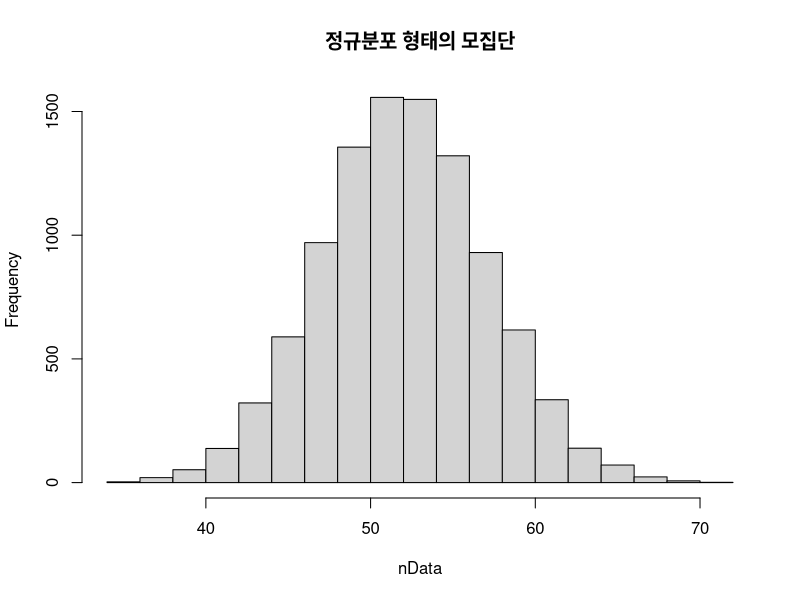
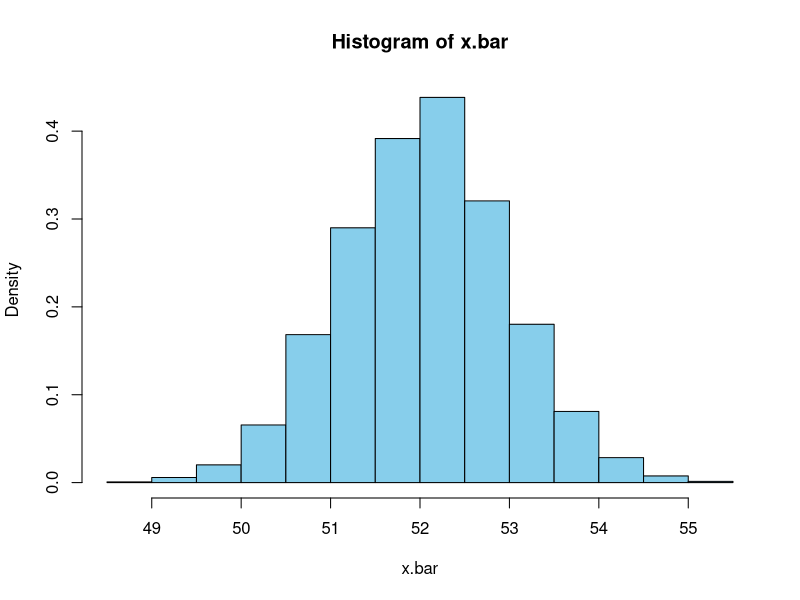
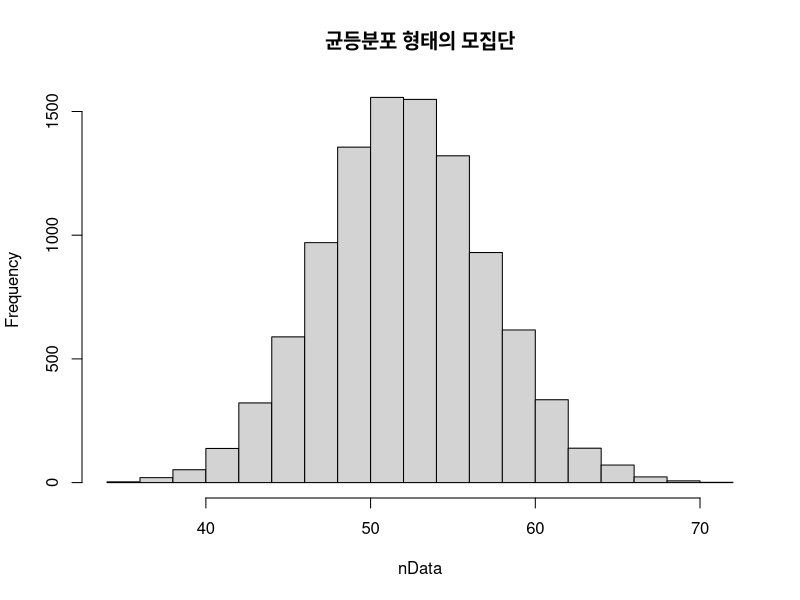
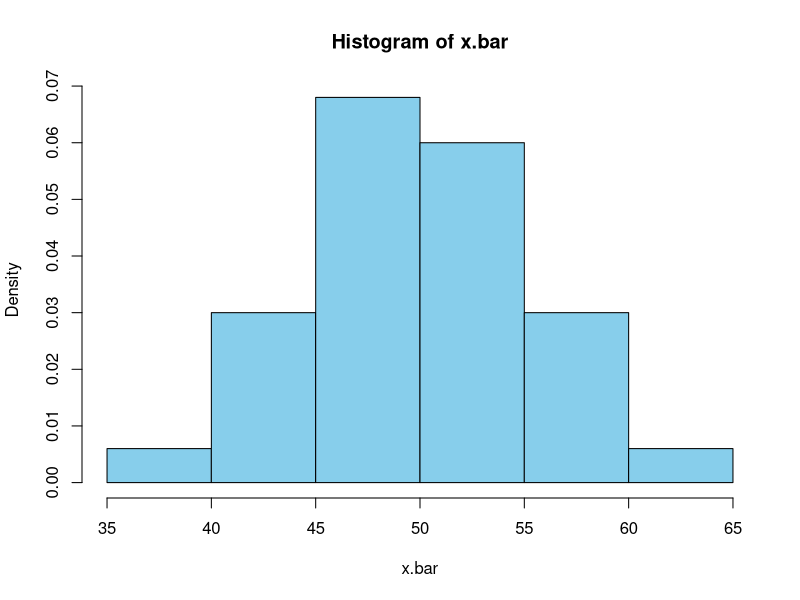
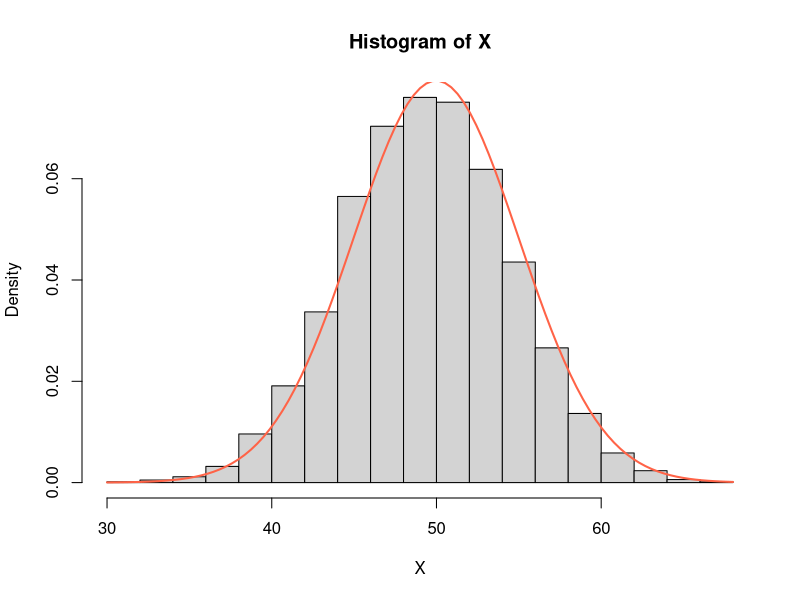

The R source for these figures, in order:
# clt실습-------------------------------------------------------------------------
# 정규분포 모집단-----------------------------------------------------------------
# 평균 : 52, 표준편차 : 5
# 데이터 수 : 10000
# 함수 : rnorm()
n<-10000
nData<-rnorm(n,mean=52,sd=5)
hist(nData,main='정규분포 형태의 모집단')



# 표본집단 => 샘플크기 : 10, 30, 50
x.bar<- c()
for (i in 1:10000){
    x.bar <- c(x.bar,mean(sample(nData,size = 30)))
}
hist(x.bar,col ='skyblue', freq=F)


# 균등분포 모집단-----------------------------------------------------------------
# 최소값 : 0 , 최대값 : 1000
# 데이터 수 : 10000
# 함수 : runif()
uData<-runif(n,min=0,max=100)
hist(nData,main='균등분포 형태의 모집단')



# 표본집단 => 샘플크기 : 10, 30, 50
x.bar<- c()
for (i in 1:100){
    x.bar <- c(x.bar,mean(sample(uData,size = 30)))
}
hist(x.bar,col ='skyblue', freq=F)


# 카이 제곱분포--------------------------------------------------------
# 검정에 사용
# 자유도(df) 기준으로 확률분포, (누적확률, 확률밀도,..)계산
#---------------------------------------------------------------------
# x에 대한 확률
df=30; x=43.77
dchisq(x, df)

# x에 대한 누적확률
pchisq(x, df)       # 디폴트값이 <=X
pchisq(x, df, lower.tail = F)   # P[X>x] 

# 퍼센트에 해당하는 확률변수 값
qchisq(0.95,df)

#실습문제
df=1:5

set.seed(2022)
X<-rbinom(n=10000, size = 100, prob = 0.5)
hist(X,col='lightgray',breaks=15,freq=F)

x<-seq(0,100,1)
curve(dnorm(x,mean(X),sd(X)),add=T,col='tomato',lwd=2)



binom.test(x=65,n=100,p=0.5)






















